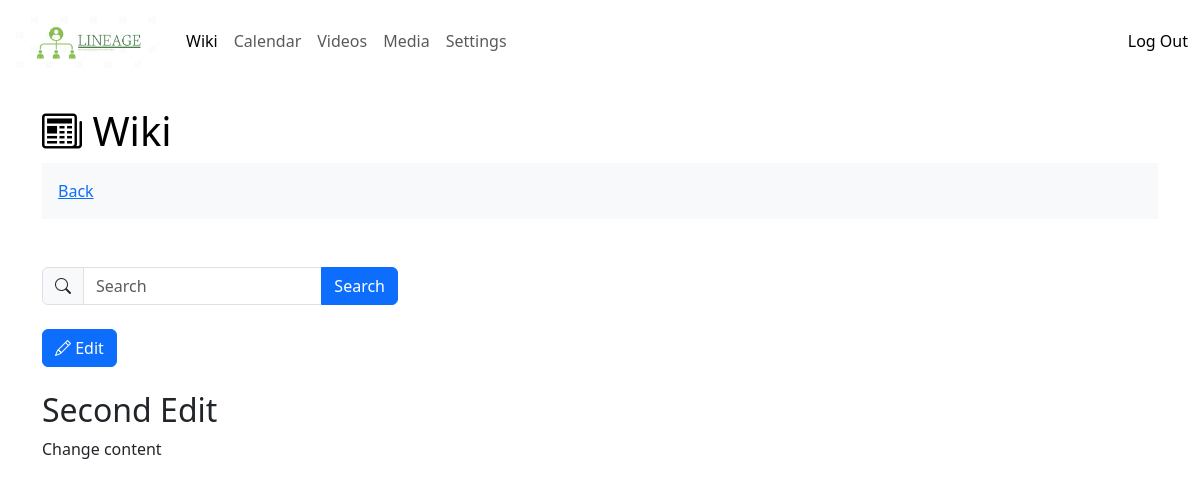
The page /wiki/page/3/ (signed in) on the database as committed earlier.
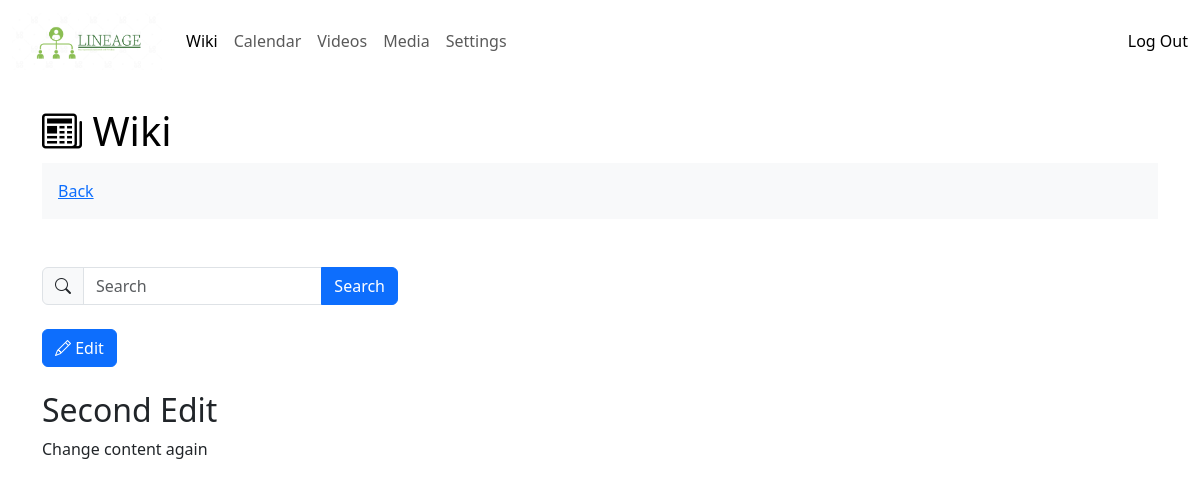
The same page on the database as committed later.
### wiki/models.py (models this page shows, shortened)
class WikiContent(models.Model):
    title = models.CharField(unique=True, max_length=255)
    content = models.TextField()
    folder = models.ForeignKey(WikiFolder, on_delete=models.CASCADE, null=True)
    is_updating = models.BooleanField(default=False)
    created_by = models.IntegerField()
    created_at = models.DateTimeField(auto_now_add=True)
    updated_by = models.IntegerField()
    updated_at = models.DateTimeField(auto_now_add=True)
    deleted_at = models.DateTimeField(null=True, blank=True)

### wiki/views.py (the view)
# urls.py: path('page/<int:wiki_id>/', views.wiki_page, name='wiki page'),
@login_required(login_url='/')
def wiki_page(request, wiki_id):
    wiki = WikiContent.objects.get(pk=wiki_id)
    context = {
        'wiki': wiki,
    }
    return render(request, 'wiki/wiki_single.html', context)

### wiki/templates/wiki/wiki_single.html
{% extends "base.html" %}
{% block content %}
    {% load static %}
    <link rel="stylesheet" href="{% static 'wiki/style.css' %}">
    <h1>
        <a class="header-link" href="{% url 'wiki home' %}">
            <i class="bi bi-newspaper"></i>
            Wiki
        </a>
    </h1>
    <div class="text-bg-light p-3">
        <a href="{% url 'wiki folder' wiki.folder_id %}">
            Back
        </a>
    </div>
    <br><br>
    <div class="row">
        <div class="col-md-4">
            <form action="{% url 'wiki search' %}" method="get">
                <div class="input-group">
                    <span class="input-group-text">
                        <i class="bi bi-search"></i>
                    </span>
                    <input type="text" class="form-control" name="search" placeholder="Search" aria-label="Search">
                    <button type="submit" class="btn btn-primary">Search</button>
                </div>
            </form>
        </div>
      <div class="col-md-8"></div>
    </div>
    <br>
    <a class="btn btn-primary" href="{% url 'wiki edit' wiki.id %}" role="button">
        <i class="bi bi-pencil"></i>
        Edit
    </a>
    <br><br>
    <h2>
        {{ wiki.title }}
    </h2>
    <p>
        {{ wiki.content }}
    </p>
{% endblock %}

Rows that differ between the two databases and show on the page:
changed WikiContent "Second Edit": content "Change content" → "Change content again"
